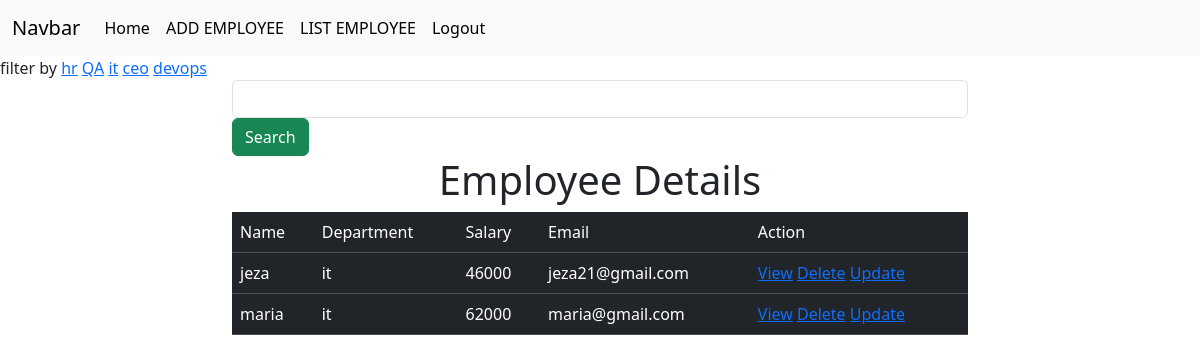
The page /employee/all/?department=it (signed in) on the database its author committed.
### crm/models.py (models this page shows, shortened)
class Employee(models.Model):
    name=models.CharField(max_length=50)
    department=models.CharField(max_length=50)
    salary=models.PositiveIntegerField()
    email=models.EmailField(unique=True)
    age=models.PositiveIntegerField()
    contact=models.CharField(null=True,max_length=50)
    profile_pic=models.ImageField(upload_to="images",null=True,blank=True)
    dob=models.DateField(null=True,blank=True)

### crm/views.py (the view, shortened to what this page needs)
# urls.py: path('employee/all/',views.EmployeeListView.as_view(),name="emp-all"),
@method_decorator(signin_required,name="dispatch")
class EmployeeListView(View):
    def get(self,request,*args,**kwargs):
        qs=Employee.objects.all()
        departments=Employee.objects.all().values_list("department",flat=True).distinct()
        print(departments)
        if "department" in request.GET:
            dept=request.GET.get("department")
            qs=qs.filter(department__iexact=dept)
        return render(request,"emp_list.html",{"data":qs,"departments":departments})

### crm/views.py (called while the page is built)
def signin_required(fn):
    def wrapper(request,*args,**kwargs):
        if not request.user.is_authenticated:
            messages.error(request,"invalid session")
            return redirect("signin")
        else:
            return fn(request,*args,**kwargs)
    return wrapper

### crm/templates/emp_list.html (shortened to what this page needs)
{%extends 'base.html'%}
{%block body_block%}
<div>
    filter by
    {%for dept in departments%}
    <a href="{%url 'emp-all'%}?department={{dept}}">{{dept}}</a>
    {%endfor%}
</div>
<div class="container">
    <div class="row">
        <div class="col-2"></div>
        <div class="col-8">
            <form action="" method="post">
                <div>
                <input type="text" name="box" class="form-control">
                <button type="submit" class="btn btn-success">Search</button>
                </div>
            </form>
        </div>
        <div class="col-2"></div>
    </div>
</div>
<h1 class="text-center">Employee Details</h1>
<div class="container">
    <div class="row">
        <div class="col-2"></div>
        <div class="col-8">
            <table class="table table-dark ">
                <tr>
                    <td>Name</td>
                    <td>Department</td>
                    <td>Salary</td>
                    <td>Email</td>
                    <td>Action</td>
                </tr>
                {%for emp in data%}
                <tr>
                    <td>{{emp.name}}</td>
                    <td>{{emp.department}}</td>
                    <td>{{emp.salary}}</td>
                    <td>{{emp.email}}</td>
                    <td>
                        <a href="{%url 'emp-details' emp.id%}">View</a>
                        <a href="{%url 'emp-delete' emp.id%}">Delete</a>
                        <a href="{%url 'emp-edit' emp.id%}">Update</a>
                    </td>
                </tr>
                {%endfor%}
            </table>
        </div>
        <div class="col-2"></div>
    </div>
</div>
{%endblock%}

### rows shown on the page
Employee: name "jeza", department "it", salary "46000", email "jeza21@gmail.com"
Employee: name "maria", department "it", salary "62000", email "maria@gmail.com"

### other values the page prints
{{ dept }} "hr" "QA" "it" "ceo" "devops"
